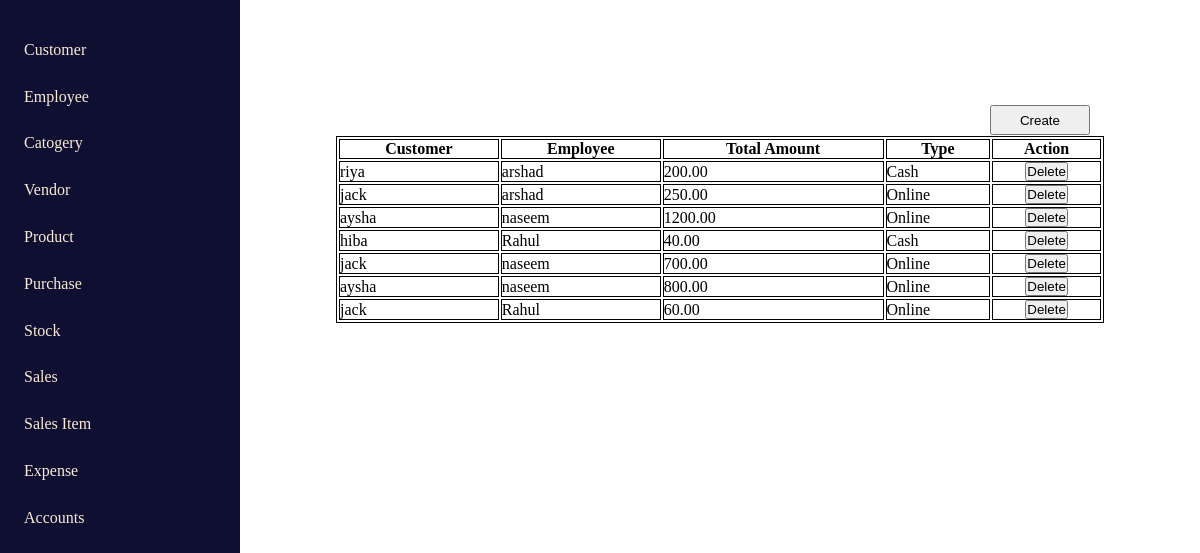
The app's page /sales with its own data.
### home/models.py (models this page shows, shortened)
class SalesForm(models.Model):
    customer = models.ForeignKey(CustomerContactForm, on_delete=models.CASCADE)
    employee = models.ForeignKey(employeeContactForm, on_delete=models.CASCADE)
    date = models.DateField(auto_now_add=True)
    total_amount = models.DecimalField(max_digits=10, decimal_places=2, default=0)
    type = models.CharField(max_length=200, default="Cash")

class CustomerContactForm(models.Model):
    name = models.CharField(max_length=200)
    phone = models.CharField(max_length=200)
    email = models.EmailField(max_length=200)
    place = models.CharField(max_length=200)

class employeeContactForm(models.Model):
    name = models.CharField(max_length=200)
    phone = models.CharField(max_length=200)
    email = models.EmailField(max_length=200)
    place = models.CharField(max_length=200)
    salary = models.CharField(max_length=200)

### home/views.py (the view)
# urls.py: path('sales', sales, name='sales'),
def sales(request):
    sales = SalesForm.objects.all()
    return render(request, 'sales.html', {'sales': sales})

### templates/sales.html (shortened to what this page needs)
{% extends "index.html" %}
{% block sales_content %}
<div class="table_container">
    <button class="create_btn"><a href="{% url 'salesForm' %}" style = "color : black;">Create</a></button>
    <table>
        <tbody>
            <th>Customer</th>
            <th>Employee</th>
            <th>Total Amount</th>
            <th>Type</th>
            <th>Action</th>
        </tbody>
        <tbody>
            {% for s in sales %}
            <tr>
                <td>{{s.customer.name}}</td>
                <td>{{s.employee.name}}</td>
                <td>{{s.total_amount}}</td>
                <td>{{s.type}}</td>
                <td class="action">
                    <button><a href="{% url 'deleteDataSales' s.id %}" style = "color : black;">Delete</a></button>
                </td>
            </tr>
            {% endfor %}
        </tbody>
    </table>
    {% endblock sales_content %}

### templates/index.html (style rules this page uses)
* { margin: 0%; padding: 0%; }
a { text-decoration: none; }

### templates/sales.html (style rules this page uses)
* { color: black; }
table { border: 1px solid black; width: 80%; height: auto; }
.table_container { width: 80%; display: flex; padding: 3% 0%; justify-content: center; position: absolute; top: 100px; right: 0px; }
th,td { border: 1px solid black; }
.action { display: flex; justify-content: space-around; }
tr a { width: 50px; color: black; }
.create_btn { position: absolute; right: 110px; top: 5px; width: 100px; height: 30px; }

### records on screen
SalesForm: customer.name "riya", employee.name "arshad", total_amount "200.00", type "Cash"
SalesForm: customer.name "jack", employee.name "arshad", total_amount "250.00", type "Online"
SalesForm: customer.name "aysha", employee.name "naseem", total_amount "1200.00", type "Online"
SalesForm: customer.name "hiba", employee.name "Rahul", total_amount "40.00", type "Cash"
SalesForm: customer.name "jack", employee.name "naseem", total_amount "700.00", type "Online"
SalesForm: customer.name "aysha", employee.name "naseem", total_amount "800.00", type "Online"
SalesForm: customer.name "jack", employee.name "Rahul", total_amount "60.00", type "Online"
